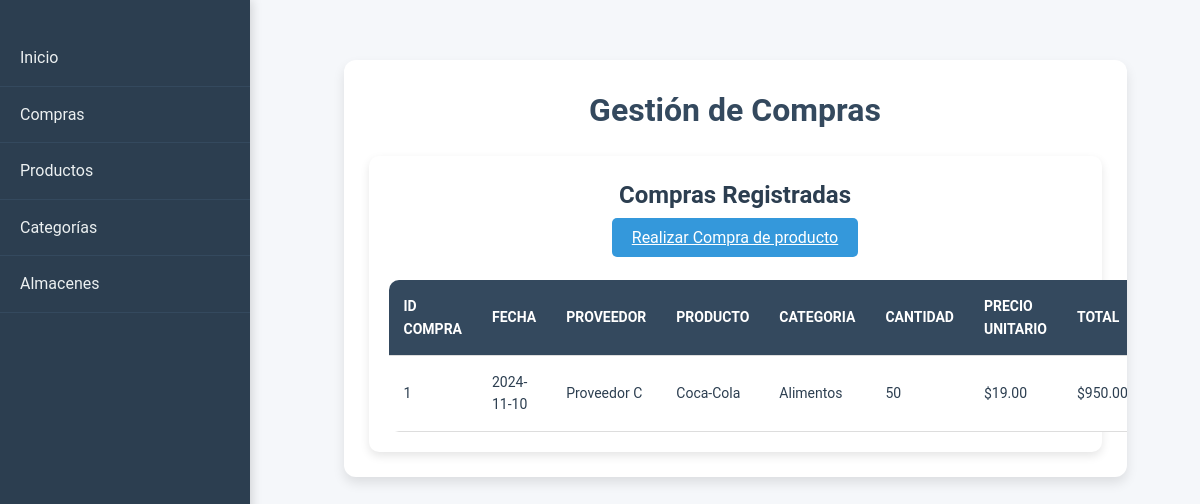
Page /compras/compras.php on the committed database.
### tables this page shows
CREATE TABLE `compras` (
  `ID_Compra` int(11) NOT NULL,
  `Fecha` date NOT NULL,
  `ID_Proveedor` int(11) DEFAULT NULL,
  `Total` decimal(10,2) NOT NULL
);

CREATE TABLE `proveedores` (
  `ID_Proveedor` int(11) NOT NULL,
  `Nombre` varchar(100) NOT NULL,
  `Contacto` varchar(100) DEFAULT NULL,
  `Telefono` varchar(15) DEFAULT NULL,
  `Direccion` varchar(255) DEFAULT NULL
);

CREATE TABLE `productos` (
  `ID_Producto` int(11) NOT NULL,
  `Nombre` varchar(100) NOT NULL,
  `Descripcion` text DEFAULT NULL,
  `ID_Categoria` int(11) DEFAULT NULL,
  `Precio` decimal(10,2) NOT NULL,
  `Cantidad_Stock` int(11) NOT NULL
);

CREATE TABLE `categorias` (
  `ID_Categoria` int(11) NOT NULL,
  `Nombre` varchar(100) NOT NULL
);

CREATE TABLE `detalles_compra` (
  `ID_Detalle_Compra` int(11) NOT NULL,
  `ID_Compra` int(11) DEFAULT NULL,
  `ID_Producto` int(11) DEFAULT NULL,
  `Cantidad` int(11) NOT NULL,
  `Precio_Unitario` decimal(10,2) NOT NULL
);

### compras/compras.php (the view, shortened to what this page needs)
<?php
include '../includes/conexion.php';
?>
<!DOCTYPE html>
<html lang="es">
<head>
    <link rel="stylesheet" href="../assets/css/styles.css">
</head>
<body>
    <div class="sidebar">
        <a href="../index.php">Inicio</a>
        <a href="../compras/compras.php">Compras</a>
        <a href="../productos/productos.php">Productos</a>
        <a href="../productos/categorias.php">Categorías</a>
        <a href="ubicaciones.php">Almacenes</a>
    </div>
    <div class="main-content">
        <div class="container">
            <h1>Gestión de Compras</h1>
            <div class="card">
                <h2>Compras Registradas</h2>
                <a href='insertar_compra.php' class='btn'>Realizar Compra de producto</a>
                <table>
                    <thead>
                        <tr>
                            <th>ID Compra</th>
                            <th>Fecha</th>
                            <th>Proveedor</th>
                            <th>Producto</th>
                            <th>Categoria</th>
                            <th>Cantidad</th>
                            <th>Precio Unitario</th>
                            <th>Total</th>
                        </tr>
                    </thead>
                    <tbody>
                        <?php
                        $query = "SELECT c.ID_Compra, c.Fecha, p.Nombre AS Proveedor,
                        pr.Nombre AS Producto, cat.Nombre AS Categoria,
                        dc.Cantidad, dc.Precio_Unitario,
                        (dc.Cantidad * dc.Precio_Unitario) AS Total
                        FROM compras c
                        JOIN proveedores p ON c.ID_Proveedor = p.ID_Proveedor
                        JOIN detalles_compra dc ON c.ID_Compra = dc.ID_Compra
                        JOIN productos pr ON dc.ID_Producto = pr.ID_Producto
                        LEFT JOIN categorias cat ON pr.ID_Categoria = cat.ID_Categoria
                        ORDER BY c.Fecha DESC";
                        $result = mysqli_query($conexion, $query);
                        while ($row = mysqli_fetch_assoc($result)) {
                            echo "<tr>";
                            echo "<td>" . $row['ID_Compra'] . "</td>";
                            echo "<td>" . $row['Fecha'] . "</td>";
                            echo "<td>" . $row['Proveedor'] . "</td>";
                            echo "<td>" . $row['Producto'] . "</td>";
                            echo "<td>" . ($row['Categoria'] ?? 'Sin categoría') . "</td>";
                            echo "<td>" . $row['Cantidad'] . "</td>";
                            echo "<td>$" . number_format($row['Precio_Unitario'], 2) . "</td>";
                            echo "<td>$" . number_format($row['Total'], 2) . "</td>";
                            echo "</tr>";
                        }
                        ?>
                    </tbody>
                </table>
            </div>
        </div>
    </div>
</body>
</html>

### assets/css/styles.css (style rules this page uses)
* { margin: 0; padding: 0; box-sizing: border-box; }
body { font-family: 'Roboto', sans-serif; background-color: #f5f7fa; color: #2c3e50; line-height: 1.6; }
.container { width: 90%; margin: 30px auto; background-color: #ffffff; padding: 25px; border-radius: 12px; box-shadow: 0 6px 12px rgba(0, 0, 0, 0.1); overflow: hidden; }
h1, h2, h3 { color: #34495e; text-align: center; margin-bottom: 20px; font-weight: bold; }
h1 { font-size: 2rem; margin-bottom: 20px; }
h2 { font-size: 1.5rem; }
.sidebar { width: 250px; position: fixed; top: 0; left: 0; height: 100%; background-color: #2c3e50; padding-top: 30px; box-shadow: 2px 0 10px rgba(0, 0, 0, 0.15); z-index: 1000; transition: width 0.3s ease-in-out; }
.sidebar a { color: #ecf0f1; display: block; padding: 15px 20px; text-decoration: none; font-size: 16px; border-bottom: 1px solid #34495e; transition: background-color 0.3s ease, padding-left 0.3s ease; }
.main-content { margin-left: 270px; padding: 30px; }
button, .btn { background-color: #3498db; color: #ffffff; border: none; padding: 10px 20px; font-size: 16px; border-radius: 5px; cursor: pointer; transition: background-color 0.3s ease, transform 0.2s ease; }
table { width: 100%; margin-top: 30px; border-collapse: collapse; border-radius: 10px; overflow: hidden; background-color: #ffffff; }
table th, table td { padding: 15px; text-align: left; border-bottom: 1px solid #ddd; font-size: 14px; }
table th { background-color: #34495e; color: #ffffff; font-weight: bold; text-transform: uppercase; }
.card { background-color: #ffffff; padding: 20px; border-radius: 10px; box-shadow: 0 4px 10px rgba(0, 0, 0, 0.1); text-align: center; transition: transform 0.3s ease, box-shadow 0.3s ease; }
.card h2 { font-size: 1.5rem; margin-bottom: 10px; color: #2c3e50; }

### rows in the picture
compras: ID_Compra "1", Fecha "2024-11-10", ID_Proveedor.Nombre "Proveedor C", productos.Nombre "Coca-Cola", categorias.Nombre "Alimentos", detalles_compra.Cantidad "50", detalles_compra.Precio_Unitario "19.00", Total "950.00"
